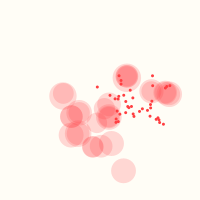
Frame 1 (no input)
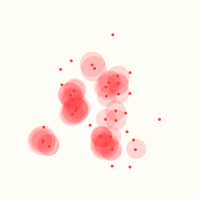
Frame 60 (the mouse pressed at the canvas centre just before this capture)
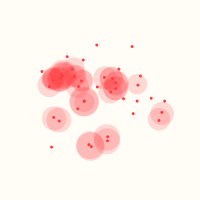
Frame 120 (the mouse held since frame 60 and released just before this capture)

The Processing sketch that drew these frames (run headless with seeded random() and noise(); from frame 60 on, the mouse is pressed at the canvas centre):

// Processing sketch: sketch_009
// ── sketch_009.pde
int fc, num = 40, edge = 75;
ArrayList ballCollection; 
boolean save = false;
color c1 = #FF4D80;
color c2 = #890620;
color c3 = #FF1D15;
color c4 = #02FFB7;
color c5 = #FF3E41;
color c  = #FF3E41;
int time = 0;

void setup() {
  size(200, 200);
  ballCollection = new ArrayList();
  createStuff();
}

void draw() {
  background(#fffdf6);
  for (int i=0; i<ballCollection.size(); i++) {
    Ball mb = (Ball) ballCollection.get(i);
    mb.run();
  }
}

void mouseReleased() {
  createStuff();
  time++;
  switch (time%5){
    case 1 : c = c1; break;
    case 2 : c = c2; break;
    case 3 : c = c3; break;
    case 4 : c = c4; break;
    case 0 : c = c5; break;
  } 
}

void createStuff() {
  ballCollection.clear();
  for (int i=0; i<num; i++) {
    PVector org = new PVector(random(edge, width-edge), random(edge, height-edge));
    float radius = random(20, 60);
    PVector loc = new PVector(org.x+radius, org.y);
    float offSet = random(TWO_PI);
    int dir = 1;
    float r = random(1);
    if (r>.5) dir =-1;
    Ball myBall = new Ball(org, loc, radius, dir, offSet);
    ballCollection.add(myBall);
  }
}

class Ball {

  PVector org, loc;
  float sz = 3;
  float theta, radius, offSet, distance;
  int s, dir, d = 10;

  Ball(PVector _org, PVector _loc, float _radius, int _dir, float _offSet) {
    org = _org;
    loc = _loc;
    radius = _radius;
    dir = _dir;
    offSet = _offSet;
  }

  void run() {
    display();
    move();
    lineBetween();
  }

  void move() {
    loc.x = org.x + sin(theta+offSet)*radius;
    loc.y = org.y + cos(theta+offSet)*radius;
    theta += (0.0523/2*dir);
  }

  void lineBetween() {
    for (int i=0; i<ballCollection.size(); i++) {
      Ball other = (Ball) ballCollection.get(i);
      distance = loc.dist(other.loc);
      if (distance >0 && distance < d) {
        fill(c,50);
        stroke(255, 200);
        noStroke();
        ellipse(loc.x, loc.y, d+20-distance, d+20-distance);
      }
    }
  }

  void display() {
    noStroke();
    fill(c, 255);
    ellipse(loc.x, loc.y, sz, sz);
  }
}
